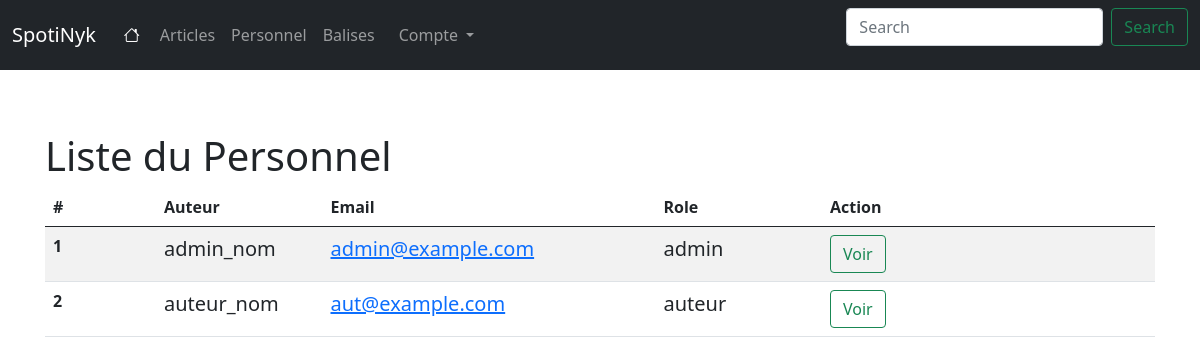
/users/, run on the app's committed database.
### main/models/md_user.py (models this page shows, shortened)
class User(db.Model):
    id = db.Column(db.Integer, primary_key=True)
    name = db.Column(db.String(80), nullable=False)
    username = db.Column(db.String(80), unique=True, nullable=False)
    email = db.Column(db.String(120), unique=True, nullable=False)
    password = db.Column(db.String(80), nullable=False)
    profil_id = db.Column(db.Integer, db.ForeignKey('profil.id'), nullable=False, default=3)
    profil = db.relationship('Profil', backref='profils')

### main/models/md_profil.py (models this page shows, shortened)
class Profil (db.Model):
    id = db.Column(db.Integer, primary_key=True)
    description = db.Column(db.String(80), nullable=False)

### main/controllers/user_cont.py (the view)
def index():
    users = User.query.all()
    profils = Profil.query.all()
    return render_template('user_list.html', users=users, profils=profils)

### main/templates/user_list.html (shortened to what this page needs)
{% extends "base.html" %}
{% block content %}
<div class="row">
    <div class="col">
        {% if current_user.is_authenticated and current_user.profil.description == "admin"%}
        <h1 class="mt-5">Liste des Utilisateurs</h1>
        {% else %}
        <h1 class="mt-5">Liste du Personnel</h1>
        {% endif %}
    </div>
</div>
<table class="table table-striped">
    <thead>
      <tr>
        <th scope="col" style="width:10%">#</th>
        <th scope="col" style="width:15%">Auteur</th>
        <th scope="col" style="width:30%">Email</th>
        <th scope="col" style="width:15%">Role</th>
        <th scope="col" style="width:30%">Action</th>
      </tr>
    </thead>
    <tbody>
        {% for user in users %}
        {% if user.profil.description != "lecteur" or
            (user.profil.description == "lecteur" and
            current_user.is_authenticated and
            current_user.profil.description == "admin") %}
        <tr>
            <th scope="row">{{user.id}}</th>
            <td class="lead">{{user.name}}</td>
            <td class="lead"><a href="mailto:{{user.email}}">{{user.email}}</a></td>
            <td class="lead">{{user.profil.description}}</td>
            <td>
                <button class="btn btn-outline-success" data-bs-toggle="modal" data-bs-target="#show_{{user.id}}">Voir</button>
            </td>
        </tr>
        {% endif %}
        {% endfor %}
    </tbody>
  </table>
{% endblock %}

### data on the page
User: id "1", name "admin_nom", email "admin@example.com", profil.description "admin"
User: id "2", name "auteur_nom", email "aut@example.com", profil.description "auteur"
